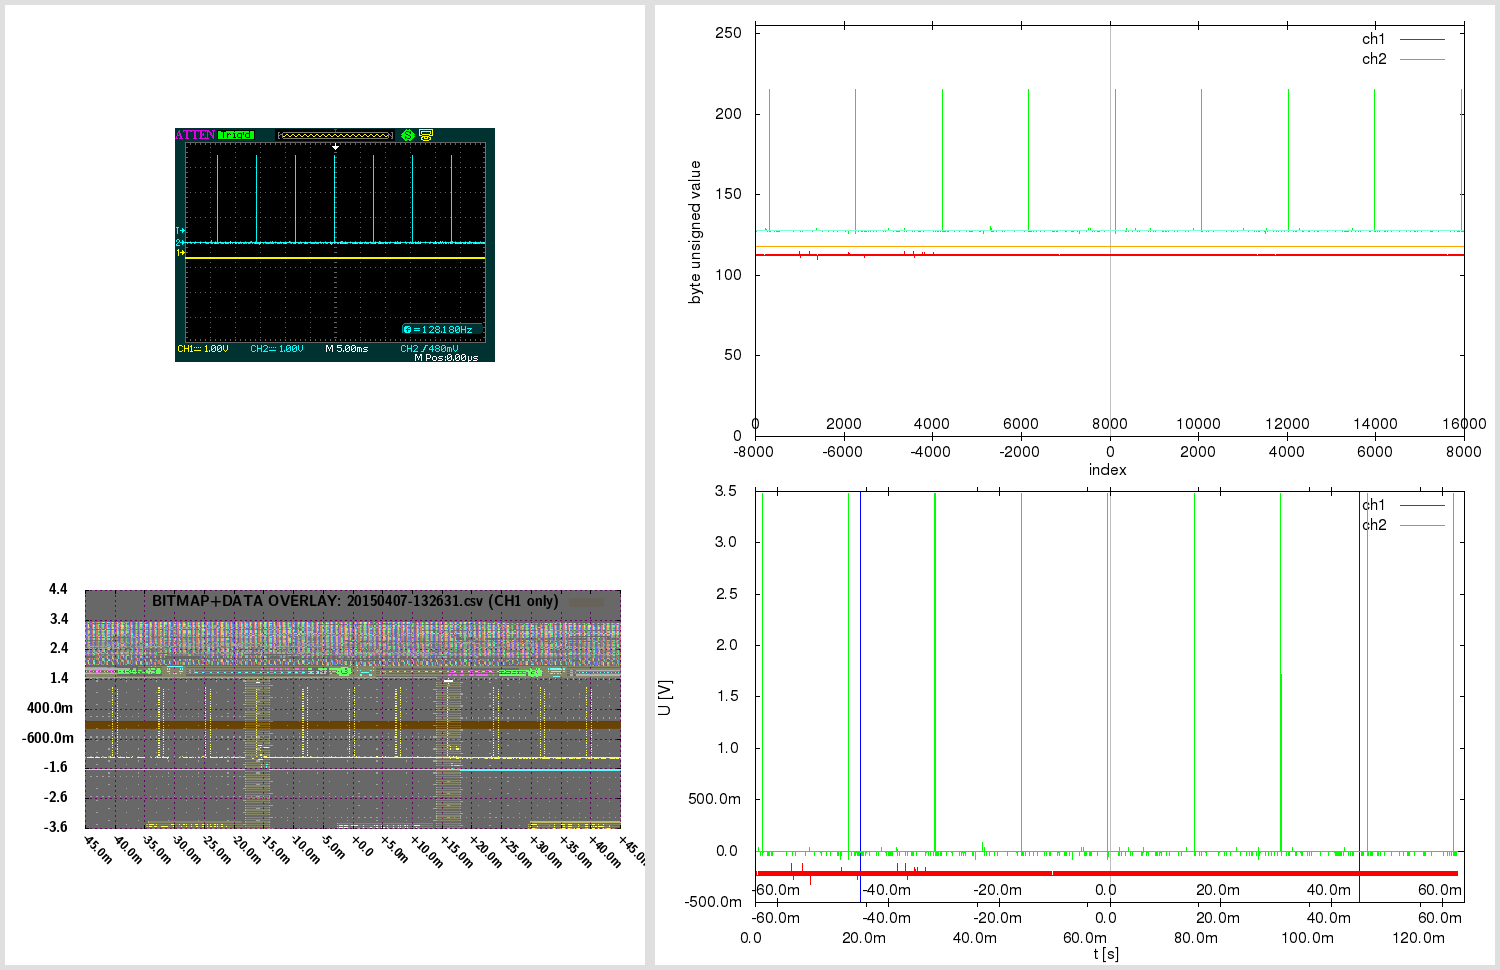

The script that saved this image:

# 20150407-132631.gnuplot [generated by /home/warreee/attenload/adsparse-wave.pl]
# single gnuplot file, with two potentially independent scripts
# generates three plots: one based on integer, other based on real (SI) values
# and one bitmap overlay - and then montages them using ImageMagick

# attengrab .csv can just be centered (over t)
# -> the x=0 (t=0) will correspond to scope center
# (but .DAV/.CSV will also need extra sample alignment)

# in Linux, to see available fonts, do:
# fc-list --verbose | grep 'fullname:' | less
# the two fonts used here:
# LMSansDemiCond10-Regular or "Latin Modern Sans Demi Cond"; and Helvetica
# Helvetica doesn't even get reported on my system:
# $ fc-list --verbose | grep 'fullname:' | grep -i 'Helvetica\|Demi Cond'
#	fullname: "LM Sans Demi Cond 10 Regular"(s) "LMSansDemiCond10-Regular"(s)


print "Gnuplotting..."

## "master settings" (shared between both parts of script)

# line color - specified by linestyles
set style line 1 linetype 1 linecolor rgb "red"
set style line 2 linetype 1 linecolor rgb "green"
set style line 3 linetype 1 linecolor rgb "orange"
set style line 4 linetype 1 linecolor rgb "aquamarine"
set style line 5 linetype -1 linecolor rgb "black"
set style line 6 linetype -1 linecolor rgb "gray"
set style line 7 linetype 1 linecolor rgb "blue"


# VARIABLES ########### ########### ###########

fnbase="20150407-132631"
fn_bmp = fnbase . ".bmp"
fn_pngr = fnbase . "_r.png"
fn_pngi = fnbase . "_i.png"
fn_pngov = fnbase . "_ov.png"
fn_pngt = fnbase . "_tmp.png"
fn_pngo = fnbase . ".png"

# scope screen(shot) properties
tdiv = 0.005          # T/DIV (50e-9)
toffs = 0        # time offset (scope) (200e-9)
vdiv1 = 1        # V/DIV CH1 (500e-3)
vdiv2 = 1         # V/DIV CH2 (50e-3)
voffs1 = -0.4         # volt offset CH1 (-1.5)
voffs2 = 0       # volt offset CH2 (100e-3)
sampintp  = 8e-06    # (500e-12)
sampintf  = 1/sampintp
sratacqf  = 125000      # (250e6)
sratacqp  = 1/sratacqf
#osf = 1.0    # oversample factor (multiplies .CSV and .DAV time domain) # unused here
adsFactor = 1.28

# (edges of current capture and divisions)
scope_hdiv=18
scope_vdiv=8
# enforce floating point (see below)
scope_trange = scope_hdiv*tdiv*1.0    # (900e-9)
scope_left=toffs-(scope_trange/2)     # (-250e-9)
scope_right=toffs+(scope_trange/2)    # (650e-9)
scope_bottom=-voffs1-(scope_vdiv*vdiv1/2) # -500e-3
scope_top=-voffs1+(scope_vdiv*vdiv1/2)    # 3.5

totalch1Vspan=scope_vdiv*vdiv1
totalch2Vspan=scope_vdiv*vdiv2
ch1Vcoeff = adsFactor*totalch1Vspan/(2**8)
ch2Vcoeff = adsFactor*totalch2Vspan/(2**8)

voffs1int = voffs1/ch1Vcoeff  # -10
voffs2int = voffs2/ch2Vcoeff  # 0

acsv_fn = fnbase . '.csv' # '20130020-013902.csv' # from attenload tmp_wav
acsz=16000         # tmp_wav/.csv size (900)
fts=8e-06         # final timestep (sampling period)
# here scope_trange could be 18*1, with acsz 16000;
# if as integer, 18/16000 would be 0 - enforce floating point
# above enforcing scope_trange to float doesn't work,
# must again here:
tdivp = 1.0*scope_trange/acsz   # sampling rate, based on scope range and numsamples in tmp (1ns)
tdivf = 1/tdivp             # freq based on that sampling rate

# just in case - not needed usually:
triglevel=480e-3
trigholdoff=100e-9

toffsamp = toffs/fts		# 0
# time finetune offset - int (samples) (depends on range)
tfoi = -164


#### extract bitmap from .png, if .bmp not present
# was -crop 480x234+10+10; now -crop 480x234+95+128

cmdstr = 'if (! test -f "'.fn_bmp.'") ; then \
  echo -n "'.fn_bmp.' not found .. " ; \
  if [ -f "'.fn_pngo.'" ] ; then \
    echo -n "'.fn_pngo.' found - extracting" ; \
    convert -crop 480x234+95+128 "'.fn_pngo.'" "'.fn_bmp.'" ; \
  else \
    echo -n "'.fn_pngo.' not found - cannot extract" ; \
  fi ; \
else \
  echo -n "'.fn_bmp.' found - using that" ; \
fi; echo'

#print cmdstr
# note - since cmdstr above uses double quotes,
# must use single quotes for bash here!:
print system("bash -c '". cmdstr ."' 2>&1")


##################################
###### plot directly with unsigned byte data

set terminal png size 840,480
set termoption enhanced
set termoption font "Helvetica, 12"

set output fn_pngi
set datafile separator ","

# set axis label
set xlabel "index" offset 0.0,0.8
set ylabel "byte unsigned value" offset 1.0,0.0


# horizontal line as functions
zeroline(x)=128
ch1offs(x)=128+voffs1int # (-10)
ch2offs(x)=128+voffs2int # (0)

# vertical line - headless arrow
# "y" scope axis in middle:
ymI = acsz/2
set arrow from ymI,0 to ymI,255 nohead ls 5
# time offset:
toI = ymI - toffs/fts
set arrow from toI,0 to toI,255 nohead ls 6


# must use multiplot here, to have two x-axes
# and thus, must set lmargin, so both graphs match

set size 1.0,0.9      # 0.1/2 = 0.05
set bmargin 0
set lmargin 10
set yrange [0:255] # 8-bit


set multiplot

set origin 0,0.1
set xrange [0:acsz]
set xtics in
set xtics offset 0,graph 0.08
plot \
  zeroline(x) with lines notitle ls 5,\
  acsv_fn using 1:2 with lines title "ch1" ls 1, \
  "" using 1:3 with lines title "ch2" ls 2, \
  ch1offs(x) with lines notitle ls 3, \
  ch2offs(x) with lines notitle ls 4

unset arrow # if big offset, line from prev. can 'leak' in next at diff place, so reset

set origin 0,0.1
set xtics out
set xtics offset 0,graph 0.02
set xrange [-acsz/2:acsz/2-1]
#set xtics nomirror 500
set noytics
set noylabel
unset xlabel # set xlabel ""
set border 1
plot 0 notitle

set nomultiplot


### reset previous settings
#unset border # no work for default
set border    # Draw default borders:
set ytics
unset yrange


##################################
###### plot with converted real SI units

# reset # resets set style line!

set terminal png size 840,480
set termoption enhanced
set termoption font "Helvetica, 12"

set output fn_pngr
set datafile separator ","

# set axis label
set xlabel "t [s]" offset 0.0,0.1
set ylabel "U [V]" offset 1.0,0.0

# axis tics format
set format y "%.1s%c"
set format x "%.1s%c"


# horizontal line as functions
zerolineR(x)=0
# don't show real offsets; they could be way off depending on V/DIV
#ch1offsR(x)=0+(-0.4)
#ch2offsR(x)=0+(0)

# "y" scope axis in middle (the +1 added to ymI so it snaps at 0):
ymR=(ymI+1)*fts
set arrow from ymR,graph 0 to ymR,graph 1 nohead ls 5
# time offset:
toR=toI*fts
set arrow from toR,graph 0 to toR,graph 1 nohead ls 6
# indicate scope range here too
set arrow from scope_left+toR,graph 0 to scope_left+toR,graph 1 nohead ls 7
set arrow from scope_right+toR,graph 0 to scope_right+toR,graph 1 nohead ls 7


# must use multiplot here, to have two x-axes
# and thus, must set lmargin, so both graphs match

set size 1.0,0.9      # 0.1/2 = 0.05
set bmargin 0
set lmargin 10
set yrange [] writeback # since we don't set explicity, must save autorange
set autoscale y

set multiplot

set origin 0,0.13
set xrange [0:acsz*fts]
set xtics out
set xtics offset 0,graph -0.03
plot \
  zerolineR(x) with lines notitle ls 5,\
  acsv_fn using ($4+tfoi*fts):5 with lines title "ch1" ls 1, \
  "" using ($4+tfoi*fts):6 with lines title "ch2" ls 2

set yrange restore # this saves the found yrange after `plot`
unset arrow # if big offset, line from prev. can 'leak' in next at diff place, so reset

set origin 0,0.13
set xtics out
set xtics offset 0,graph 0.02
set xrange [(-acsz/2)*fts:(acsz/2-1)*fts]
set noytics
set noylabel
unset xlabel # set xlabel ""
set border 1
plot GPVAL_Y_MIN notitle

set origin 0,0.13
set xtics in
set xtics offset 0,graph 0.08
# wrong to put xrange [scope_left:scope_right] here;
# as [scope_left:scope_right] could be a snippet,
# and this graph shows entire capture!
# simply move the previous scale for toffset
toRR=(acsz/2.)*fts-toR
set xrange [(-acsz/2)*fts+toRR:(acsz/2-1)*fts+toRR]
set noytics
set noylabel
unset xlabel # set xlabel ""
set border 1
plot GPVAL_Y_MIN notitle

set nomultiplot


##################################
###### plot with bitmap and data overlay

# here 840,480 remains as output png size,
# even if not set explicitly; also, make
# the height smaller - so can have gravity North in montage

set terminal png truecolor size 640,305 # size 840,480
set termoption enhanced
myfont="LMSansDemiCond10-Regular"   # LMSansDemiCond10-Regular or "Latin Modern Sans Demi Cond"
# cannot do concatenation direct in termoption line, so in separate string
myfontb="".myfont.", 12"
set termoption font myfontb

set output fn_pngov
set datafile separator ","


set autoscale
unset xtics
unset ytics
unset border
unset arrow # delete all arrows
unset object # (hopefully) delete objects?

set xrange [scope_left:scope_right]
xticstep=(scope_right-scope_left)/scope_hdiv
set xtics in scope_left,xticstep,scope_right scale 1
set yrange [scope_bottom:scope_top]
yticstep=(scope_top-scope_bottom)/scope_vdiv
set ytics in scope_bottom,yticstep,scope_top scale 1
set grid xtics ytics back linecolor rgb "magenta"
# right is only gnuplot 4.6 - without it ok w/ 4.4
#set xtics rotate by -45 offset 2.5,-1.50 right format "%+.1s%c" font myfont.',10'
set xtics rotate by -45 offset 0.0,0.0 format "%+.1s%c" font myfont.',10'
set key noenhanced

# dimensions of scope screenshot bitmap
bmp_w=480
bmp_h=234

# alpha bmp transparency [0:255]
bmp_alpha = 150
# boxes fillstyle transparent solid 0.10
box_transp = (1.-(acsz/16384.))*0.9 + 0.10

# plot string for data in transparent bitmap:
plot1au = "(($0-acsz/2.+tfoi)*fts+toffs):($5)"

# bmp_w=480 bmp_h=234 ; inside 451x201+15+14
# on plot: scope_left:scope_right and scope_bottom:scope_top!
# (so toffset is built in!)

bdx = scope_trange/(451.0-1)  # [s/pixel] /451: 1.99557e-09 vs 2.000e-9 manually
bdy = totalch1Vspan/(201.0-1) # [V/pixel] /201: 0.0199005 vs 0.02005 manually
bofx = -((scope_trange/2.0)-toffs+(15.0+0)*bdx) #-15.0*bdx # -2.8e-7
bofy = -((totalch1Vspan/2.0)+voffs1+(14.0+5)*bdy) #-14.0*bdy # -0.88

# seems `boxes fillstyle transparent solid 0.40` makes some seethroughs
# or something with bmp alpha overlay; but even without, all the same?
# because the red + blue (somehow inverted) creates a gray.. better green or orange

_plot_str = "zerolineR(x) with lines notitle ls 1,\
acsv_fn \
  using ".plot1au." with boxes fillstyle transparent solid box_transp noborder linestyle 3\
  title 'BITMAP+DATA OVERLAY: '.acsv_fn.' (CH1 only)',\
fn_bmp \
  binary array=(bmp_w,bmp_h) skip=54 format='%uchar' \
  dx=bdx dy=bdy origin=(bofx,bofy) \
  using 1:2:3:(bmp_alpha) \
  with rgbalpha t ''"

# seems actual plot in screenshot bitmap (480 × 234)
#  is at: 451x201+15+14; aspect ratio 201/451 = 0.445676
set size ratio 0.445676

eval("plot " . _plot_str)




##################################
###### montage commands

# used to be in attengrab; now here
# call ImageMagick montage via system
# and montage in `gnuplot` (easier to separate)

print "Montaging images..."
# this works in ImageMagick 6.6.2-6, but not in 6.5.7-8
#      '.fn_pngov.' -gravity Center -extent x480  \#
# must spec -extent 640x480 for 6.5

cmdstr = 'montage \
  <(montage \
    <(convert \
      '.fn_bmp.' -gravity Center -crop 640x480-10+0! -flatten  \
      bmp:-) \
    <(convert \
      '.fn_pngov.' -gravity Center -extent 640x480  \
      bmp:-) \
  -tile 1x -geometry +0+0  \
  bmp:-) \
  <(montage \
    '.fn_pngi.' \
    '.fn_pngr.' \
  -tile 1x -geometry +0+0  \
  bmp:-) \
-geometry +0+0 -border 5 \
'.fn_pngo

print cmdstr
print system('bash -c "'. cmdstr .'" 2>&1')

print "Deleting temp files ..."

delcmd = "rm"

# leave the bitmap for now
# actually, let attengrab handle it - since
# it may need to be re-taken!
# #cmdstr = delcmd ." ". fn_bmp
# #print cmdstr . "  " . system(cmdstr . " 2>&1")

cmdstr = delcmd ." ". fn_pngr
print cmdstr . "  " . system(cmdstr . " 2>&1")

cmdstr = delcmd ." ". fn_pngi
print cmdstr . "  " . system(cmdstr . " 2>&1")

cmdstr = delcmd ." ". fn_pngov
print cmdstr . "  " . system(cmdstr . " 2>&1")




# note:
# set terminal png size 840,480 # size defaults to 640x480 px
# set terminal pdf size 10,3 # size defaults to 5x3 in
# enhanced text: set termoption enhanced

# vertical line - headless arrow
# need ymin and ymax; gnuplot gives them only after plot -
# - and even then they do not correspond to end ticks
# - and even then, cannot get the arrow to show, after the second `plot`
# .. nor can I edit it anyhow; it must run before the first `plot`
# so instead of that, position y coordinates relative to graph (0 to 1)
#set arrow 1 from graph 0.5,0 to graph 0.5,1 nohead ls 5

# in multiplot, yrange should be after the size command
# note: xrange could be 2250 or 450
# so leave it to autoscale here? will be accurate since it's integer index...
# now set explicitly by script # below in multiplot

# axis tics format
# for engineering notation - 'help format specifiers':
# "A 'scientific' power is one such that the exponent is a multiple of three."

# print "Montaging images..."

# "The 'tile' size is then set to the largest dimentions
# of all the resized images, and the size actually specified."
# "by removing the 'size' component, non of the images will
# be resized, and the 'tile' size will be set to the largest
# dimensions of all the images given"
# not so simple: http://unix.stackexchange.com/questions/4046/
# can be done in one command with bash subprocess pipes (bash only)
# was: .fn_bmp.' -gravity NorthWest ; fn_pngov.' -gravity North
# can pad with -gravity Center -extent 640x480;
# but also with crop! -flatten - there have offset too!
# -geometry +2+2 can also mess up the last -border 5 !

# bmp scale worked for:
# bmp_w=480 bmp_h=234 ; inside 451x201+15+14
# tdiv = 5e-08,  toffs = 2e-07,  vdiv1 = 0.5,   voffs1 = -1.5,
# dx=2.000e-9 dy=0.02005 origin=(-2.8e-7,-0.88) for
# tspan = 18*tdiv = 18*5e-08 = 9e-07s
# vspan1 = 8*vdiv1 = 8*0.5 = 4V
# tspan/451 = 9e-07/451 = 1.99557e-09 s/pixel
# vspan1/201 = 4/201 = 0.0199005 V/pixel
# bdx=tspan/(451-1) = '9e-07/(451-1)' = 2e-09
# bdy=vspan1/(201-1) = '4/(201-1)' = 0.02
# 15*bdx = 15*2e-9 = 3e-08
# 14*bdy = 14*0.02 = 0.28
# 15*1.99557e-09 = 2.99335e-08
# 14*0.0199005 = 0.278607
